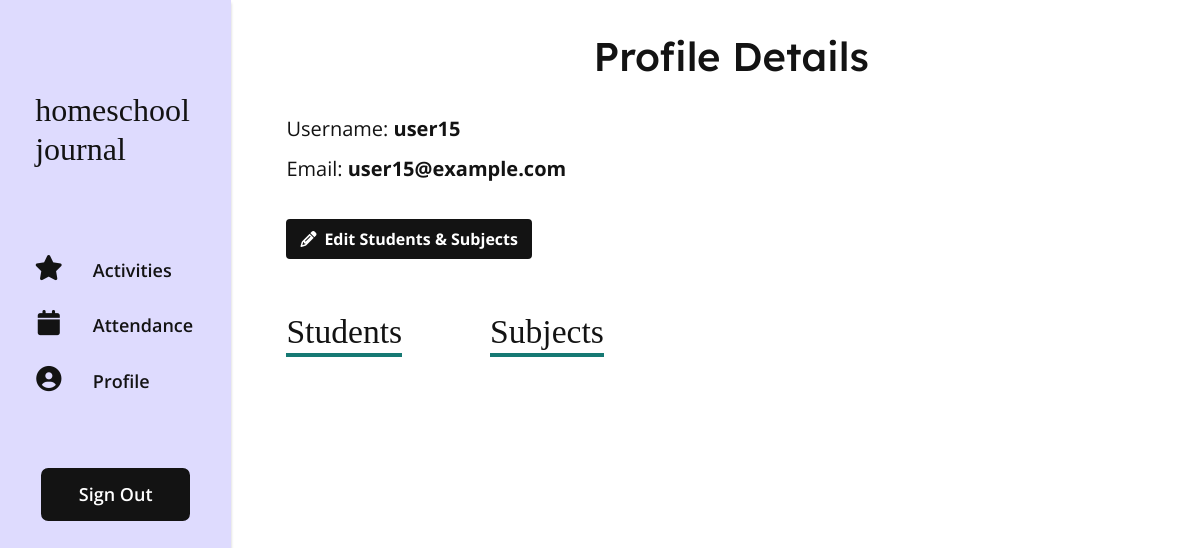
The app's page /profile (signed in), older data.
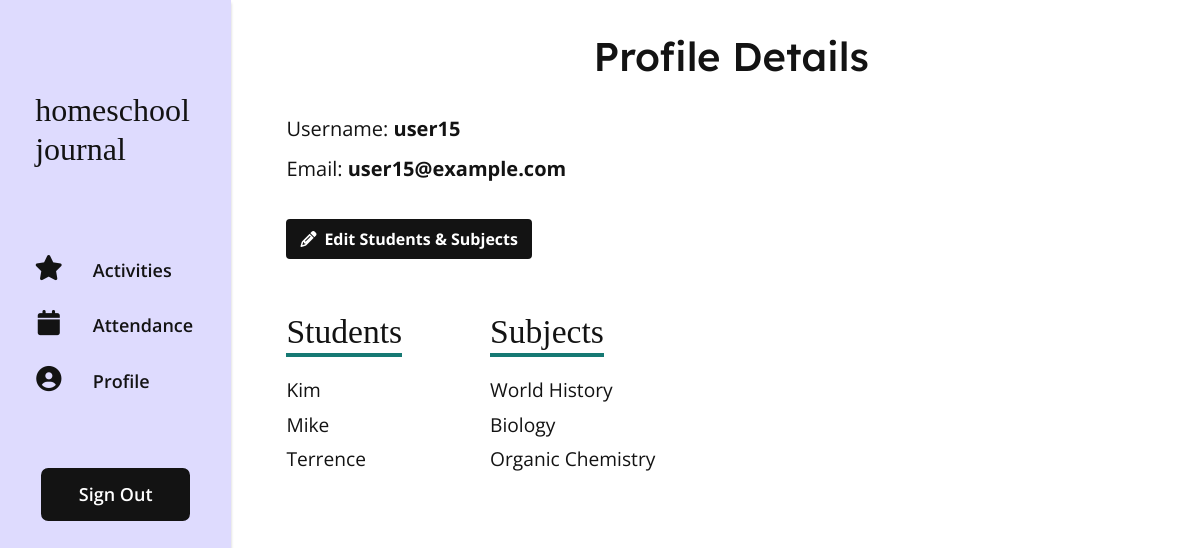
The same page, newer data.
### app/models.py (models this page shows, shortened)
class User(UserMixin, db.Model):
    id = db.Column(db.Integer, primary_key=True)
    username = db.Column(db.String(64), nullable=False, index=True, unique=True)
    email = db.Column(db.String(120), nullable=False, index=True, unique=True)
    student_number = db.Column(db.Integer, index=True)
    password_hash = db.Column(db.String(128))
    activities = db.relationship('Activity', backref='admin', lazy='dynamic')
    students = db.relationship('Student', backref='admin', lazy='dynamic')
    subjects = db.relationship('Subject', backref='admin', lazy='dynamic')
    attendance = db.relationship('Attendance', backref='admin', lazy='dynamic')

class Student(db.Model):
    id = db.Column(db.Integer, primary_key=True)
    student_name = db.Column(db.String(64), index=True)
    user_id = db.Column(db.Integer, db.ForeignKey('user.id'))
    attendance = db.relationship('Attendance', backref='student', lazy='dynamic')
    activities = db.relationship('Activity', backref='student', lazy='dynamic')
    def __str__(self):
        return self.student_name

class Subject(db.Model):
    id = db.Column(db.Integer, primary_key=True)
    user_id = db.Column(db.Integer, db.ForeignKey('user.id'), index=True)
    subject_name = db.Column(db.String(64), index=True)
    activities = db.relationship('Activity', backref='subject', lazy='dynamic')
    def __str__(self):
        return self.subject_name

### app/routes.py (the view)
@app.route('/profile', methods=['GET', 'POST'])
@login_required
def profile():
    return render_template('profile.html')

### app/models.py (called while the page is built)
@login.user_loader
def load_user(id):
    return User.query.get(int(id))

### app/templates/profile.html (shortened to what this page needs)
{% extends 'base.html' %}
{% block content %}
    <div class="profile">
        <h1 class="profile__title">Profile Details</h1>
        <div class="profile__header">
            <p class="profile__heading">Username: <span class="profile__heading-data">{{ current_user.username }}</span></p>
            <p class="profile__heading">Email: <span class="profile__heading-data">{{ current_user.email }}</span></p>
        </div>
        <a href="{{ url_for('edit_profile') }}" class="btn btn--dark btn--profile-edit"><i class="fas fa-pencil-alt controls-icon"></i>Edit Students & Subjects</a>
        <div class="profile__data-wrapper">
            <div class="profile__data-group">
                <p class="profile__data-heading"><span class="profile__data-heading-title">Students</span></p>
                <div class="profile__data-content">
                    {% for student in current_user.students %}
                        <p class="profile__data">{{ student }}</p>
                    {% endfor %}
                </div>
            </div>
            <div class="profile__data-group">
                <p class="profile__data-heading"><span class="profile__data-heading-title">Subjects</span></p>
                <div class="profile__data-content">
                    {% for subject in current_user.subjects %}
                        <p class="profile__data">{{ subject }}</p>
                    {% endfor %}
                </div>
            </div>
        </div>
    </div>
{% endblock %}

### app/templates/base.html (shortened to what this page needs)
<!DOCTYPE html>
<html lang="en">
    <head>
        <link rel="stylesheet" href="https://stackpath.bootstrapcdn.com/bootstrap/4.3.1/css/bootstrap.min.css">
        <link rel="stylesheet" href="{{ url_for('static', filename='style.css') }}">
        <link rel="stylesheet" href="https://unpkg.com/bootstrap-table@1.18.2/dist/bootstrap-table.min.css">
    </head>
    <body>
      <div class="container-main">
        <header class="header-main">
          <nav class="navbar-custom">
            <div class="navbar-panel" id="navbarPanel">
              <h1 class="navbar-panel-logo"><a class="navbar-panel-logo__text" href="{{ url_for('index') }}">homeschool<br>journal</a></h1>
              <ul class="navbar-list">
                <li class="nav-item">
                  <a class="nav-item--link" href="{{ url_for('log') }}"><i class="fas fa-fw fa-star menu-icon"></i>Activities</a>
                </li>
                <li class="nav-item">
                  <a class="nav-item--link" href="{{ url_for ('attend') }}"><i class="fas fa-fw fa-calendar menu-icon"></i>Attendance</a>
                </li>
                <li class="nav-item">
                  <a class="nav-item--link" href="{{ url_for ('profile') }}"><i class="fas fa-fw fa-user-circle menu-icon"></i>Profile</a>
                </li>
                <li class="nav-item">
                  {% if current_user.is_anonymous %}
                  <a class="nav-item--link nav-link--sign" href="{{ url_for ('login') }}">Sign In</a>
                  {% else %}
                  <a class="nav-item--link nav-link--sign" href="{{ url_for ('logout') }}">Sign Out</a>
                  {% endif %}
                </li>
              </ul>
            </div>
          </nav>
        </header>
        <div class ="container">
          {% block content %} {% endblock %}
        </div>
      </div>
    </body>
</html>

### app/static/style.css (style rules this page uses)
:root { --black: #131313; --white: #FFFFFF; --bg-light: #EBF6F2; --bg-navbar: #DEDBFE; --bg-dark: #167973; --bg-activity-display: hsla(245, 100%, 95%, 0.9); --bg-completed: hsla(160, 36%, 88%, 1); --bg-notcompleted: hsla(246, 91%, 65%, 0.21); --bg-cell-hover: hsla(245, 100%, 96%, 0.7); --bg-cell-hover-dark: hsla(245, 100%, 93%, 0.7); --completed-color: hsla(176, 69%, 28%, 1); --notcompleted-color: hsla(246, 54%, 53%, 1); --content-bg-light: #D7ECE5; --attendance-bg:#FBE6CC; --link-color: #6354F7; --link-hover-color: #872CA7; --highlight-color: #6354F7; --btn-bright: #6354F7; --btn-bright-hover: #872CA7; --btn-activity-display: hsla(246, 91%, 65%, 1); --btn-activity-display-hover: hsla(246, 91%, 55%, 1); --btn-bg-color-light: #C7C4E3; --btn-edit: hsla(33, 85%, 89%, 1); --btn-details: hsla(220, 78%, 89%, 1); --btn-delete: hsla(3, 56%, 49%, 0.3); --btn-edit-hover: hsla(33, 85%, 79%, 1); --btn-details-hover: hsla(220, 78%, 79%, 1); --btn-delete-hover: hsla(3, 66%, 42%, 0.4); --alert-color: rgba(196, 61, 55, 0.3); --header-icon-hover-color: #872CA7; --border-light: #dee2e6; --border-dark: #167973; }
*, *:before, *:after { box-sizing: border-box; }
p { margin: 0; padding: 0; }
body { margin: 0; padding: 0; background-color: var(--white); color: #131313; font-family: 'Open Sans', sans-serif; font-weight: 400; }
a { text-decoration:none; color: var(--link-color); cursor: pointer; }
h1, h2, h3, h4 { font-family: "Lexend Deca", serif; }
.btn { border: unset; cursor: pointer; }
.btn--dark { background: var(--black); color: #FFF; border: 2px solid var(--black); font-weight: 700; }
.controls-icon { margin-right: 0.5em; }
.header-main { position: relative; }
.navbar-custom { padding: 2.7em 1.5em; display: flex; justify-content: space-between; align-items: center; }
.navbar-panel { position: absolute; z-index: 1; background: var(--bg-navbar); top: 0; left: 0; height: 100vh; padding: 1.2em 0.6em; box-shadow: 0 3px 3px rgba(0,0,0,0.2); transform: translateX(-100%); transition: transform .3s ease-in-out; }
.navbar-panel-logo { margin-top: 1.6em; }
.navbar-panel-logo__text { display: block; font-family: 'Zilla Slab', serif; font-size: 2rem; color: var(--black); margin-left: 0.8em; }
.navbar-list { margin-top: 4.75em; padding: 0; list-style-type: none; }
.nav-item { margin-bottom: 0.3em; }
.nav-item--link { display: block; width: 100%; padding: .6em 1.3em; color: var(--black); font-weight: 600; font-size: 1.125rem; }
.menu-icon { font-size: 1.4em; margin-right: 1.125em; }
.nav-link--sign { margin: 3.5em auto; text-align: center; background: var(--black); color: #FFF; border-radius: 0.4em; border: 2px solid var(--black); width: 70%; }
@media screen and (min-width: 968px) { .container-main { display: grid; grid-gap: 1.4rem; grid-template-columns: minmax(auto, 240px) 1fr; } }
@media screen and (min-width: 968px) { .navbar-panel { transform: translateX(0); position: unset; position: fixed; } }
@media screen and (min-width: 968px) { .navbar-panel-logo { margin-top: 1.8em; padding-right: 0.8em; } }
.container { width: 100%; max-width: 1000px; margin: 0 auto; padding: 2em 1.5em; }
.profile__title { text-align: center; }
.profile__header { margin-top: 2.1em; }
.profile__heading { font-size: 1.25rem; margin-bottom: 0.5em; }
.profile__heading:last-child { margin-bottom: 0; }
.profile__heading-data { font-weight: 700; }
.profile__data-wrapper { margin-top: 3em; }
.btn--profile-edit { margin-top: 2.2em; }
.profile__data-group { margin-bottom: 2em; }
.profile__data-group:last-child { margin-bottom: 0; }
.profile__data-heading { margin-bottom: 1.2em; }
.profile__data-heading-title { font-family: 'Zilla Slab', serif; font-size: 2.1rem; padding-bottom: 0.1em; border-bottom: 4px solid var(--border-dark); }
.profile__data { margin-bottom: 0.3em; font-size: 1.2rem; }
@media screen and (min-width: 968px) { .profile__data-wrapper { display: flex; } }
@media screen and (min-width: 968px) { .profile__data-group { margin-right: 5.5em; } }

Row changes from the older to the newer data that the page shows:
added Student: student_name "Kim"
added Student: student_name "Mike"
added Student: student_name "Terrence"
added Subject: subject_name "World History"
added Subject: subject_name "Biology"
added Subject: subject_name "Organic Chemistry"
